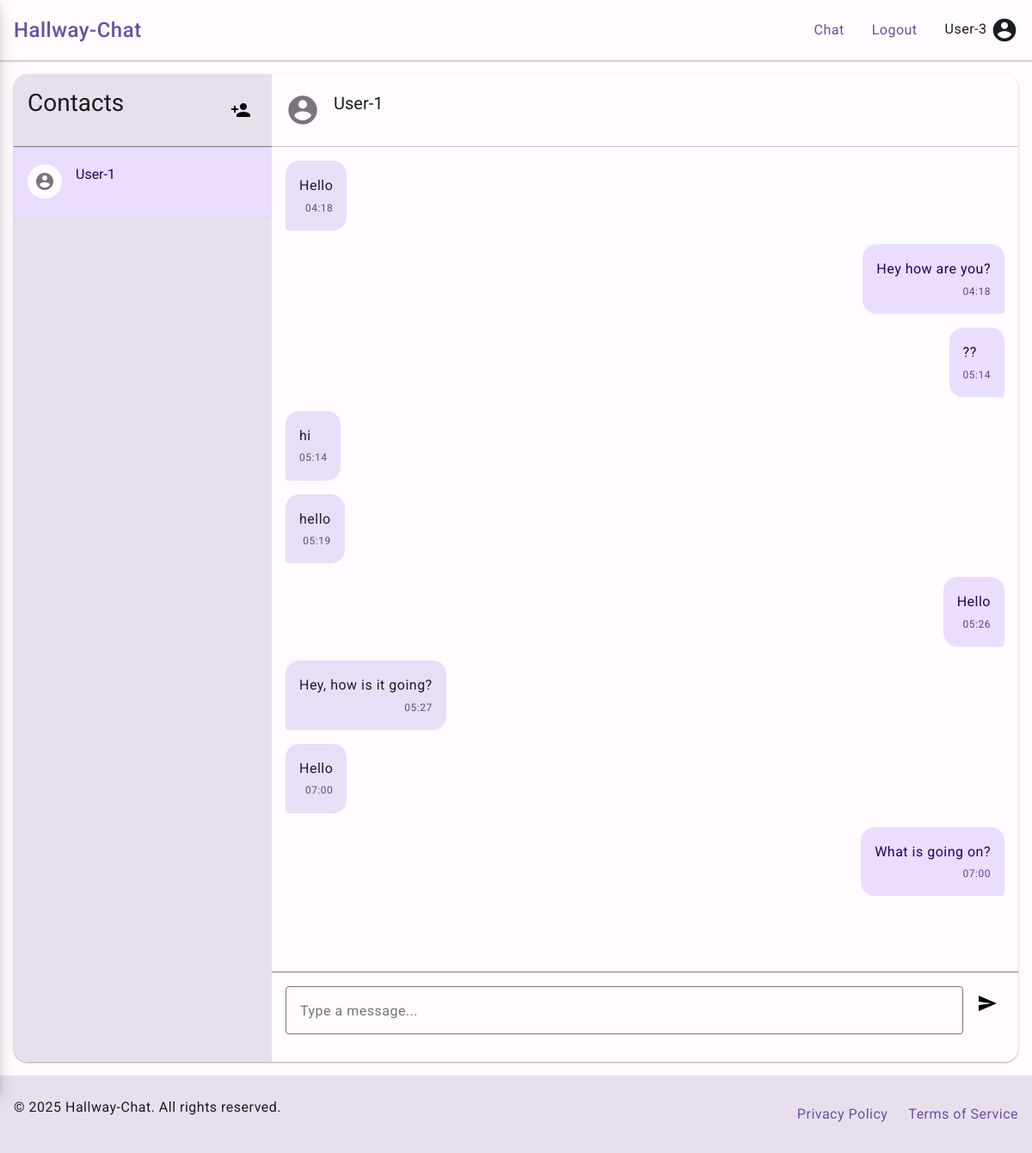
The page /chat/chat/1/ (signed in) on the database its author committed.
### chat/models.py (models this page shows, shortened)
class Message(models.Model):
    sender = models.ForeignKey(User, related_name='sent_messages', on_delete=models.CASCADE)
    receiver = models.ForeignKey(User, related_name='received_messages', on_delete=models.CASCADE)
    content = models.TextField()
    timestamp = models.DateTimeField(auto_now_add=True)
    is_read = models.BooleanField(default=False)
    class Meta:
        ordering = ['timestamp']

### chat/views.py (the view)
# urls.py: path('', views.chat_view, name='chat_view'),
@login_required
def chat_view(request, user_id=None):
    contacts = Contact.objects.filter(user=request.user).select_related('contact')
    message_partners = User.objects.filter(
        Q(sent_messages__receiver=request.user) |
        Q(received_messages__sender=request.user)
    ).distinct().exclude(id=request.user.id)
    chat_users = set([contact.contact for contact in contacts])
    chat_users.update(message_partners)
    active_chat = None
    messages_list = []
    if user_id:
        chat_partner = get_object_or_404(User, id=user_id)
        active_chat = chat_partner
        messages_list = Message.objects.filter(
            (Q(sender=request.user) & Q(receiver=chat_partner)) |
            (Q(sender=chat_partner) & Q(receiver=request.user))
        ).order_by('timestamp')
        unread_messages = messages_list.filter(is_read=False, receiver=request.user)
        unread_messages.update(is_read=True)
    pending_invites = ChatInvite.objects.filter(to_user=request.user, accepted=False, declined=False)
    context = {
        'contacts': chat_users,
        'active_chat': active_chat,
        'messages': messages_list,
        'pending_invites': pending_invites,
    }
    return render(request, 'chat/chat.html', context)

### chat/templates/chat/chat.html (shortened to what this page needs)
{% extends 'base.html' %} {% load static %}  {% block content %}
<div class="md-chat-container">
	<div class="md-chat-sidebar">
		<div class="md-chat-sidebar-header">
			<h2>Contacts</h2>
			<button
				class="md-button md-button-icon"
				id="add-contact-button"
				aria-label="Add Contact"
			>
				<span class="material-icons">person_add</span>
			</button>
		</div>
		<div class="md-contact-list">
			{% if contacts %} {% for contact in contacts %}
			<a
				href="{% url 'chat:chat_with_user' contact.id %}"
				class="md-contact-item {% if active_chat.id == contact.id %}md-contact-active{% endif %}"
			>
				<div class="md-contact-avatar">
					{% if contact.profile.avatar %}
					<img
						src="{{ contact.profile.avatar.url }}"
						alt="{{ contact.username }}"
					/>
					{% else %}
					<span class="material-icons">account_circle</span>
					{% endif %}
				</div>
				<div class="md-contact-info">
					<h3 class="md-contact-name">{{ contact.username }}</h3>
				</div>
			</a>
			{% endfor %} {% else %}
			<div class="md-empty-state">
				<span class="material-icons">people</span>
				<p>No contacts yet</p>
				<p>Add contacts to start chatting</p>
			</div>
			{% endif %}
		</div>
	</div>
	<div class="md-chat-area">
		{% if active_chat %}
		<div class="md-chat-header">
			<div class="md-chat-user">
				{% if active_chat.profile.avatar %}
				<img
					src="{{ active_chat.profile.avatar.url }}"
					alt="{{ active_chat.username }}"
					class="md-chat-avatar"
				/>
				{% else %}
				<span class="material-icons md-chat-avatar-icon">account_circle</span>
				{% endif %}
				<h2 class="md-chat-username">{{ active_chat.username }}</h2>
			</div>
		</div>
		<div class="md-messages-container" id="messages-container">
			{% if messages %} {% for message in messages %}
			<div
				class="md-message-card {% if message.sender == request.user %}md-message-sent{% else %}md-message-received{% endif %}"
			>
				<div class="md-message-content">{{ message.content }}</div>
				<div class="md-message-time">{{ message.timestamp|time:"H:i" }}</div>
			</div>
			{% endfor %} {% else %}
			<div class="md-empty-state">
				<span class="material-icons">chat</span>
				<p>No messages yet</p>
				<p>Start the conversation</p>
			</div>
			{% endif %}
		</div>
		<div class="md-message-form">
			<form id="message-form" data-user-id="{{ active_chat.id }}">
				<div class="md-form-field md-form-field-with-button">
					<input
						type="text"
						id="message-input"
						class="md-form-input"
						placeholder="Type a message..."
						required
					/>
					<button
						type="submit"
						class="md-button md-button-icon"
						aria-label="Send"
					>
						<span class="material-icons">send</span>
					</button>
				</div>
			</form>
		</div>
		{% else %}
		<div class="md-empty-state md-empty-state-large">
			<span class="material-icons">chat_bubble_outline</span>
			<h2>Select a contact to start chatting</h2>
			<p>Or add a new contact using the + button</p>
		</div>
		{% endif %}
	</div>
</div>
{% endblock %}

### chat/templates/base.html (shortened to what this page needs)
{% load static %}
<!DOCTYPE html>
<html lang="en">
	<head>
		<link rel="stylesheet" href="{% static 'css/material.css' %}" />
		<link rel="stylesheet" href="{% static 'css/styles.css' %}" />
	</head>
	<body>
		<header class="md-header">
			<div class="md-header-container">
				<div class="md-logo">
					<a href="/" class="md-logo" style="text-decoration: none">
						Hallway-Chat
					</a>
				</div>
				<div
					style="
						display: flex;
						align-items: center;
						margin-left: auto;
						gap: 1.5rem;
					"
				>
					<nav class="md-nav">
						{% if user.is_authenticated %}
						<a href="{% url 'chat:chat_view' %}" class="md-nav-item">Chat</a>
						<a href="{% url 'logout' %}" class="md-nav-item">Logout</a>
						{% else %}
						<a href="{% url 'login' %}" class="md-nav-item">Login</a>
						<a href="{% url 'register' %}" class="md-nav-item">Register</a>
						{% endif %}
					</nav>
					<div class="md-user-info">
						{% if user.is_authenticated %}
						<span class="md-user-name">{{ user.username }}</span>
						{% if user.profile.avatar %}
						<img
							src="{{ user.profile.avatar.url }}"
							alt="{{ user.username }}"
							class="md-user-avatar"
							style="
								width: 32px;
								height: 32px;
								border-radius: 50%;
								vertical-align: middle;
							"
						/>
						{% else %}
						<span
							class="material-icons md-user-avatar"
							style="font-size: 32px; vertical-align: middle"
							>account_circle</span
						>
						{% endif %} {% endif %}
					</div>
				</div>
			</div>
		</header>
		<main class="md-content">{% block content %}{% endblock %}</main>
		<footer class="md-footer">
			<div class="md-footer-container">
				<p>&copy; {% now "Y" %} Hallway-Chat. All rights reserved.</p>
				<div class="md-footer-links">
					<a href="#">Privacy Policy</a>
					<a href="#">Terms of Service</a>
				</div>
			</div>
		</footer>
	</body>
</html>

### rows shown on the page
Message: content "Hello", timestamp "04:18"
Message: content "Hey how are you?", timestamp "04:18"
Message: content "??", timestamp "05:14"
Message: content "hi", timestamp "05:14"
Message: content "hello", timestamp "05:19"
Message: content "Hello", timestamp "05:26"
Message: content "Hey, how is it going?", timestamp "05:27"
Message: content "Hello", timestamp "07:00"
Message: content "What is going on?", timestamp "07:00"

### other values the page prints
{{ user.username }} "User-3"
{{ contact.username }} "User-1"
{{ active_chat.username }} "User-1"
